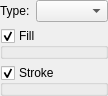
<?xml version="1.0" encoding="UTF-8"?>
<ui version="4.0">
 <class>WellKnownMarkWidgetForm</class>
 <widget class="QWidget" name="WellKnownMarkWidgetForm">
  <property name="geometry">
   <rect>
    <x>0</x>
    <y>0</y>
    <width>106</width>
    <height>62</height>
   </rect>
  </property>
  <property name="windowTitle">
   <string>Form</string>
  </property>
  <layout class="QGridLayout" name="gridLayout_2">
   <property name="margin">
    <number>0</number>
   </property>
   <item row="0" column="0">
    <layout class="QGridLayout" name="gridLayout">
     <item row="0" column="0">
      <layout class="QHBoxLayout" name="horizontalLayout">
       <item>
        <widget class="QLabel" name="m_markTypeLabel">
         <property name="text">
          <string>Type:</string>
         </property>
        </widget>
       </item>
       <item>
        <widget class="QComboBox" name="m_markTypeComboBox">
         <property name="sizePolicy">
          <sizepolicy hsizetype="Expanding" vsizetype="Fixed">
           <horstretch>0</horstretch>
           <verstretch>0</verstretch>
          </sizepolicy>
         </property>
        </widget>
       </item>
      </layout>
     </item>
     <item row="1" column="0">
      <widget class="QGroupBox" name="m_fillGroupBox">
       <property name="title">
        <string>Fill</string>
       </property>
       <property name="flat">
        <bool>true</bool>
       </property>
       <property name="checkable">
        <bool>true</bool>
       </property>
      </widget>
     </item>
     <item row="2" column="0">
      <widget class="QGroupBox" name="m_strokeGroupBox">
       <property name="title">
        <string>Stroke</string>
       </property>
       <property name="flat">
        <bool>true</bool>
       </property>
       <property name="checkable">
        <bool>true</bool>
       </property>
      </widget>
     </item>
    </layout>
   </item>
  </layout>
 </widget>
 <resources/>
 <connections/>
</ui>
